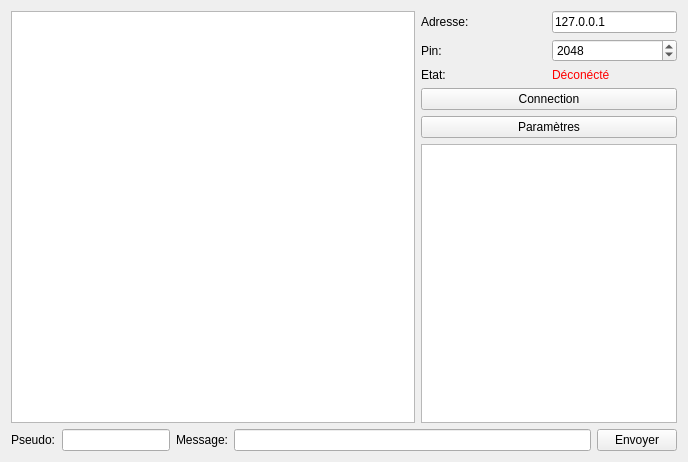
<?xml version="1.0" encoding="UTF-8"?>
<ui version="4.0">
 <class>Widget</class>
 <widget class="QWidget" name="Widget">
  <property name="geometry">
   <rect>
    <x>0</x>
    <y>0</y>
    <width>688</width>
    <height>462</height>
   </rect>
  </property>
  <property name="sizePolicy">
   <sizepolicy hsizetype="Expanding" vsizetype="Expanding">
    <horstretch>0</horstretch>
    <verstretch>0</verstretch>
   </sizepolicy>
  </property>
  <property name="windowTitle">
   <string>Ananta systeme tchat</string>
  </property>
  <property name="windowIcon">
   <iconset resource="../../serveur/resource.qrc">
    <normaloff>:/image/Ananta.png</normaloff>:/image/Ananta.png</iconset>
  </property>
  <layout class="QGridLayout" name="gridLayout">
   <item row="1" column="1">
    <layout class="QGridLayout" name="gridLayout_4">
     <item row="5" column="0" colspan="2">
      <widget class="QPushButton" name="parametrebuton_2">
       <property name="maximumSize">
        <size>
         <width>16777215</width>
         <height>16777215</height>
        </size>
       </property>
       <property name="text">
        <string>Paramètres</string>
       </property>
      </widget>
     </item>
     <item row="1" column="0">
      <widget class="QLabel" name="label_5">
       <property name="text">
        <string>Adresse:</string>
       </property>
      </widget>
     </item>
     <item row="4" column="0" colspan="2">
      <widget class="QPushButton" name="conectbuton">
       <property name="text">
        <string>Connection</string>
       </property>
      </widget>
     </item>
     <item row="2" column="0">
      <widget class="QLabel" name="label_4">
       <property name="text">
        <string>Pin:</string>
       </property>
      </widget>
     </item>
     <item row="6" column="0" colspan="2">
      <widget class="QListWidget" name="clientlist">
       <property name="styleSheet">
        <string notr="true"/>
       </property>
      </widget>
     </item>
     <item row="2" column="1">
      <widget class="QSpinBox" name="serveurport">
       <property name="maximumSize">
        <size>
         <width>16777215</width>
         <height>16777215</height>
        </size>
       </property>
       <property name="styleSheet">
        <string notr="true"/>
       </property>
       <property name="minimum">
        <number>1024</number>
       </property>
       <property name="maximum">
        <number>65535</number>
       </property>
       <property name="value">
        <number>2048</number>
       </property>
      </widget>
     </item>
     <item row="1" column="1">
      <widget class="QLineEdit" name="serveurip">
       <property name="sizePolicy">
        <sizepolicy hsizetype="Minimum" vsizetype="Fixed">
         <horstretch>0</horstretch>
         <verstretch>0</verstretch>
        </sizepolicy>
       </property>
       <property name="text">
        <string>127.0.0.1</string>
       </property>
      </widget>
     </item>
     <item row="3" column="1">
      <widget class="QLabel" name="conectstatelabel">
       <property name="text">
        <string>&lt;html&gt;&lt;head/&gt;&lt;body&gt;&lt;p&gt;&lt;span style=&quot; color:#ff0000;&quot;&gt;Déconécté&lt;/span&gt;&lt;/p&gt;&lt;/body&gt;&lt;/html&gt;</string>
       </property>
      </widget>
     </item>
     <item row="3" column="0">
      <widget class="QLabel" name="label_6">
       <property name="text">
        <string>Etat:</string>
       </property>
      </widget>
     </item>
    </layout>
   </item>
   <item row="1" column="0">
    <widget class="QTextBrowser" name="messagelist">
     <property name="styleSheet">
      <string notr="true"/>
     </property>
     <property name="html">
      <string>&lt;!DOCTYPE HTML PUBLIC &quot;-//W3C//DTD HTML 4.0//EN&quot; &quot;http://www.w3.org/TR/REC-html40/strict.dtd&quot;&gt;
&lt;html&gt;&lt;head&gt;&lt;meta name=&quot;qrichtext&quot; content=&quot;1&quot; /&gt;&lt;style type=&quot;text/css&quot;&gt;
p, li { white-space: pre-wrap; }
&lt;/style&gt;&lt;/head&gt;&lt;body style=&quot; font-family:'MS Shell Dlg 2'; font-size:7.8pt; font-weight:400; font-style:normal;&quot;&gt;
&lt;p style=&quot;-qt-paragraph-type:empty; margin-top:0px; margin-bottom:0px; margin-left:0px; margin-right:0px; -qt-block-indent:0; text-indent:0px;&quot;&gt;&lt;br /&gt;&lt;/p&gt;&lt;/body&gt;&lt;/html&gt;</string>
     </property>
    </widget>
   </item>
   <item row="2" column="0" colspan="2">
    <layout class="QHBoxLayout" name="horizontalLayout_3">
     <item>
      <widget class="QLabel" name="label_psedo">
       <property name="text">
        <string>Pseudo:</string>
       </property>
      </widget>
     </item>
     <item alignment="Qt::AlignLeft">
      <widget class="QLineEdit" name="psedo"/>
     </item>
     <item>
      <widget class="QLabel" name="label_message_3">
       <property name="text">
        <string>Message:</string>
       </property>
      </widget>
     </item>
     <item>
      <widget class="QLineEdit" name="mesage"/>
     </item>
     <item>
      <widget class="QPushButton" name="sentbuton">
       <property name="styleSheet">
        <string notr="true"/>
       </property>
       <property name="text">
        <string>Envoyer</string>
       </property>
       <property name="icon">
        <iconset>
         <normaloff>:/images/sent.png</normaloff>:/images/sent.png</iconset>
       </property>
      </widget>
     </item>
    </layout>
   </item>
  </layout>
 </widget>
 <resources/>
 <connections>
  <connection>
   <sender>mesage</sender>
   <signal>returnPressed()</signal>
   <receiver>sentbuton</receiver>
   <slot>click()</slot>
   <hints>
    <hint type="sourcelabel">
     <x>545</x>
     <y>424</y>
    </hint>
    <hint type="destinationlabel">
     <x>647</x>
     <y>436</y>
    </hint>
   </hints>
  </connection>
  <connection>
   <sender>serveurip</sender>
   <signal>returnPressed()</signal>
   <receiver>conectbuton</receiver>
   <slot>setFocus()</slot>
   <hints>
    <hint type="sourcelabel">
     <x>567</x>
     <y>24</y>
    </hint>
    <hint type="destinationlabel">
     <x>504</x>
     <y>103</y>
    </hint>
   </hints>
  </connection>
  <connection>
   <sender>sentbuton</sender>
   <signal>clicked()</signal>
   <receiver>mesage</receiver>
   <slot>setFocus()</slot>
   <hints>
    <hint type="sourcelabel">
     <x>660</x>
     <y>441</y>
    </hint>
    <hint type="destinationlabel">
     <x>464</x>
     <y>441</y>
    </hint>
   </hints>
  </connection>
 </connections>
</ui>
